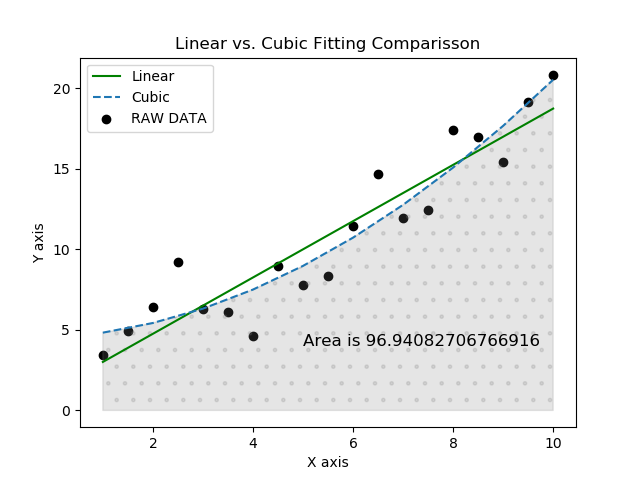

Reproduce this figure in Python.
#Lots of Imports 
import numpy
import matplotlib
import scipy
import matplotlib.pyplot as plt
from scipy.interpolate import *
import numpy as np
from numpy import *
from scipy.optimize import curve_fit
from scipy.integrate import *
#DATA Set
x = [ 1., 1.5,  2., 2.5, 3.,3.5, 4., 4.5, 5., 5.5,  6., 6.5, 7., 7.5, 8.,8.5, 9., 9.5, 10.]
y = [3.43, 4.94, 6.45, 9.22, 6.32, 6.11, 4.63, 8.95, 7.8, 8.35, 11.45, 14.71, 11.97, 12.46, 17.42, 17.0, 15.45, 19.15, 20.86]
plt.scatter(x,y,label = 'RAW DATA',color = '#000000')

#Linear Fit
poly1 = np.polyfit(x,y,1)
lin1poly = np.poly1d(poly1)
t = np.linspace(min(x),max(x),10)
plt.plot(t,lin1poly(t),('-'),label = 'Linear',color = 'green')
#Cubic Fit
poly3 = np.polyfit(x,y,3)
lin3poly = np.poly1d(poly3)
t = np.linspace(min(x),max(x),10)
plt.plot(t,lin3poly(t),('--'), label = 'Cubic')
#Integration using SciPy
area = scipy.integrate.quad(lin3poly,min(x),max(x))
area = area[0]

#Plotting / Saving
plt.xlabel('X axis')
plt.ylabel('Y axis')
plt.title('Linear vs. Cubic Fitting Comparisson')
plt.legend()
plt.text(5,4,'Area is ' + str(area), fontsize = 12,color = 'black')
plt.fill_between(x,lin3poly(x),color = 'gray',alpha = '0.2',hatch = '.')
plt.savefig('ACHOI_02.png')
plt.show()


#Bayesian Information Criterion
def BIC(y, yhat, k, weight = 1):
    err = y - yhat
    sigma = np.std(np.real(err))
    n = len(y)
    B = n*np.log(sigma**2) + weight*k*np.log(n)
    return B

def BICtest():
	err = []
	for i in range(1,10):
		coefficient = np.polyfit(x,y,i)
		p = np.poly1d(coefficient)
		err.append(BIC(y,p(x),i))
	errorLinear = err[0]
	errorCubic = err[2]
	plt.scatter(range(1,10),err)
	plt.xticks(np.arange(min(x),10,1))
	plt.text(1,34,'Linear Bayesian = ' + str(errorLinear),fontsize = 10)
	plt.text(1,32,'Cubic Bayesian = ' + str(errorCubic),fontsize = 10)
	
	plt.show()
		

	
